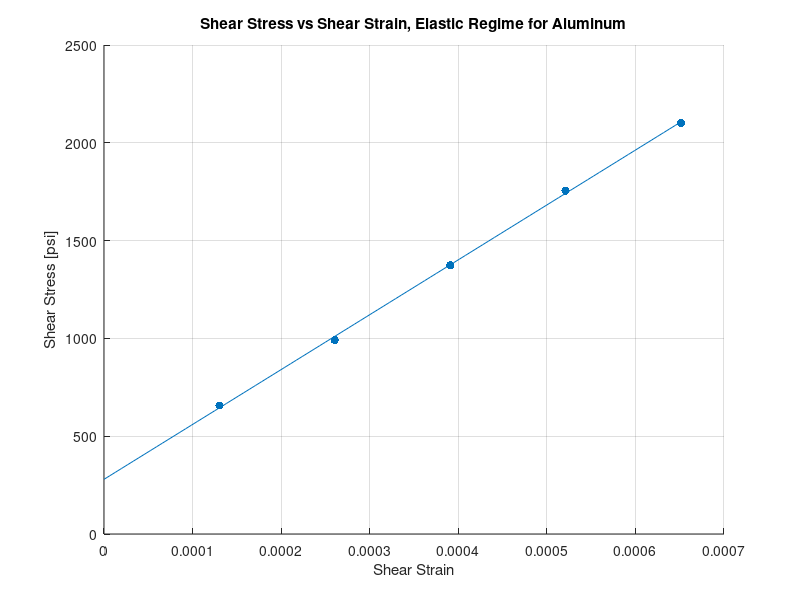
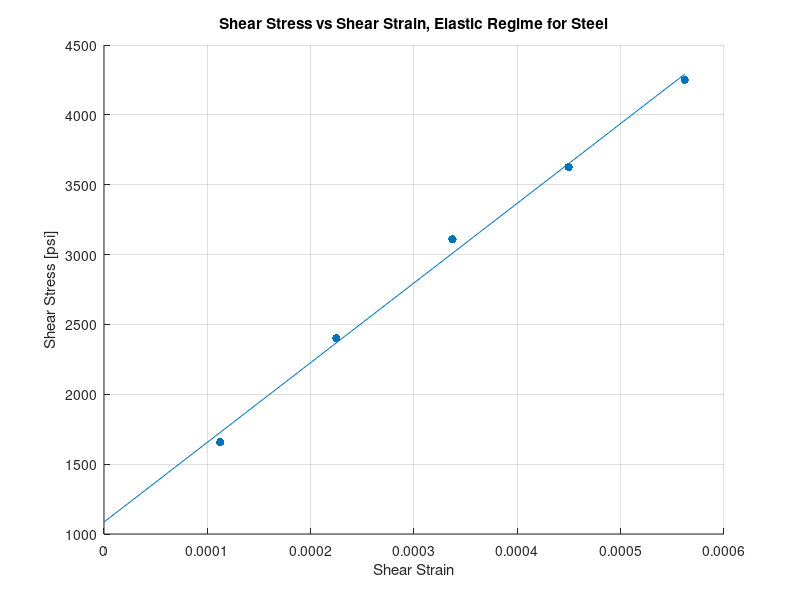

Here is the MATLAB script that generated these plots, in order:
%% MAE 374 LAB 2 Main Script
clear, clc, close all

%% Raw Data

alum.length_in = 12.1;
alum.dia_in = [0.758 0.748 0.752];
alum.avgDia_in = mean(alum.dia_in);
alum.rad_in = alum.avgDia_in/2;

alum.twist_deg   = [0.24 0.48 0.72 0.96 1.20];
alum.torque_lbin = [55   83   115  147  176];
alum.twist_rad   = deg2rad(alum.twist_deg);

% https://www.engineeringtoolbox.com/modulus-rigidity-d_946.html
% alum 6061

alum.stShearMod_psi = 3.5e6;

steel.length_in = 14.0;
steel.dia_in = [0.750 0.754 0.750];
steel.avgDia_in = mean(steel.dia_in);
steel.rad_in    = steel.avgDia_in/2;

steel.twist_deg   = [0.24 0.48 0.72 0.96 1.20];
steel.torque_lbin = [138  200  259  302  354];
steel.twist_rad = deg2rad(steel.twist_deg);

steel.stShearMod_psi = 1.12e7;

%% Calculations

material.Aluminum = alum;
material.Steel = steel;

matList = fieldnames(material);
n = length(matList);

for k = 1:n
    name = matList{k};

    % first calculate polar moment of inertia
    material.(name).J_in4 = (pi * (material.(name).rad_in)^4)/2;

    % calculate shear stress at each point
    material.(name).tau_psi = (material.(name).torque_lbin .* material.(name).rad_in)./material.(name).J_in4;

    % calculate shear strain at each point
    material.(name).gamma = (material.(name).rad_in .* material.(name).twist_rad)./material.(name).length_in;

    % find shear modulus using the line of best fit
    material.(name).bestFit = polyfit(material.(name).gamma, material.(name).tau_psi,1);

    % shear modulus for each point, then avg
    material.(name).allShearModulus_psi = material.(name).tau_psi./material.(name).gamma;
    material.(name).shearModulus_psi = mean(material.(name).allShearModulus_psi);

    % shear modulus error
    material.(name).allShearErr = abs(material.(name).stShearMod_psi-material.(name).allShearModulus_psi)./material.(name).stShearMod_psi * 100;
    material.(name).shearErr = abs(material.(name).stShearMod_psi - material.(name).shearModulus_psi)/material.(name).stShearMod_psi * 100;

    % strain error
    material.(name).stGamma = material.(name).tau_psi./material.(name).stShearMod_psi;
    material.(name).gammaErr = abs(material.(name).stGamma-material.(name).gamma)./material.(name).stGamma * 100;


    % plot the results
    x = linspace(0,material.(name).gamma(end));
    y = polyval(material.(name).bestFit,x);
    figure('Name', name)
    scatter(material.(name).gamma, material.(name).tau_psi,'filled');
    hold on, grid on
    plot(x, y)
    xlabel('Shear Strain')
    ylabel('Shear Stress [psi]')
    title(['Shear Stress vs Shear Strain, Elastic Regime for ', name])

end

%% Output

fprintf('Aluminum: \n')
fprintf('Torque [lb-in] \t Twist [deg] \t Twist [rad] \t Tau [psi] \t Gamma \t\t G exp [psi] \t G Err \t\t Theor Gamma \t Gamma Err\n')
fprintf('%10.3f \t %10.3f \t %10.3f \t %10.3f \t %10.6f \t %10.3f \t %10.3f \t %10.6f \t %10.3f\n', [material.Aluminum.torque_lbin; material.Aluminum.twist_deg; material.Aluminum.twist_rad; material.Aluminum.tau_psi; material.Aluminum.gamma; material.Aluminum.allShearModulus_psi; material.Aluminum.allShearErr; material.Aluminum.stGamma; material.Aluminum.gammaErr])
fprintf('\nShear Modulus Exp (psi):\t %0.3f\n', material.Aluminum.shearModulus_psi)
fprintf('Shear Modulus Err (psi):\t %0.3f%%\n\n', material.Aluminum.shearErr)

fprintf('Steel: \n')
fprintf('Torque [lb-in] \t Twist [deg] \t Twist [rad] \t Tau [psi] \t Gamma \t\t G exp [psi] \t G Err \t\t Theor Gamma \t Gamma Err\n')
fprintf('%10.3f \t %10.3f \t %10.3f \t %10.3f \t %10.6f \t %10.3f \t %10.3f \t %10.6f \t %10.3f\n', [material.Steel.torque_lbin; material.Steel.twist_deg; material.Steel.twist_rad; material.Steel.tau_psi; material.Steel.gamma; material.Steel.allShearModulus_psi; material.Steel.allShearErr; material.Steel.stGamma; material.Steel.gammaErr])
fprintf('\nShear Modulus Exp (psi):\t %0.3f\n', material.Steel.shearModulus_psi)
fprintf('Shear Modulus Err (psi):\t %0.3f%%\n\n', material.Steel.shearErr)




